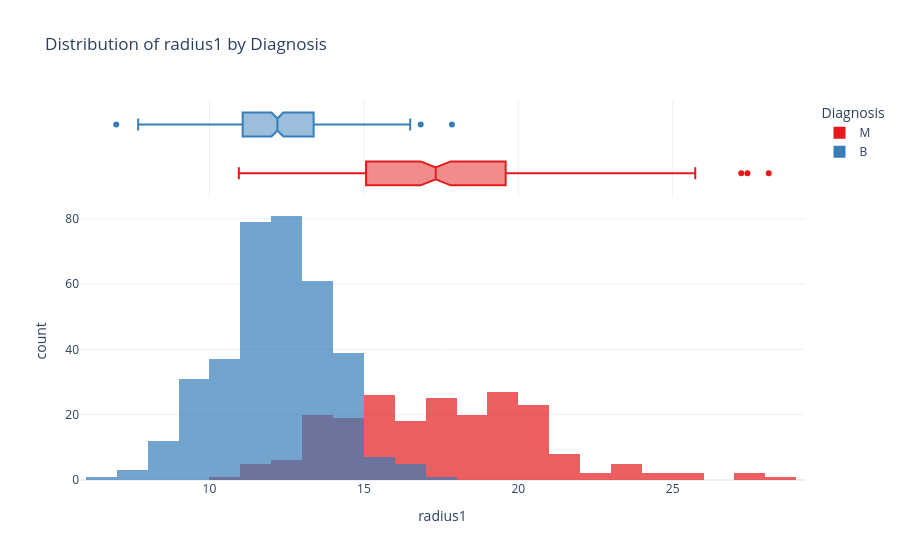
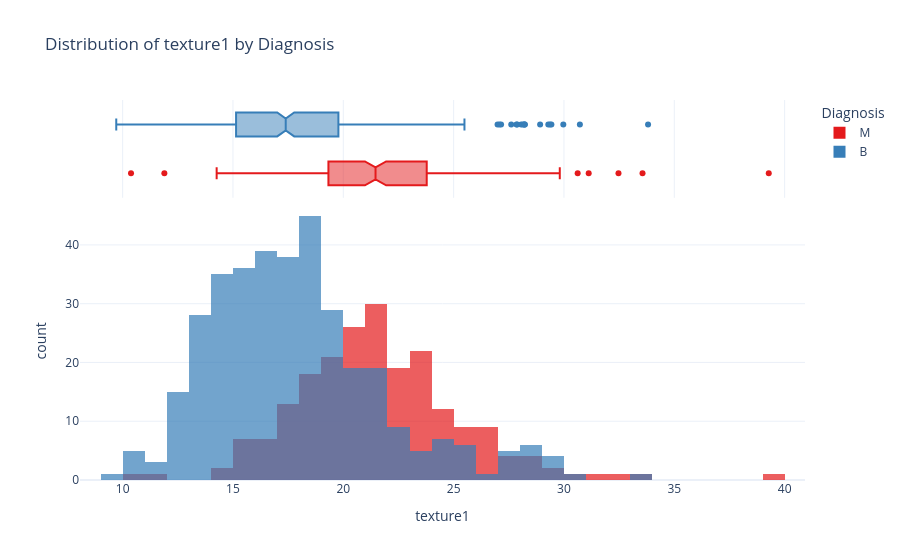
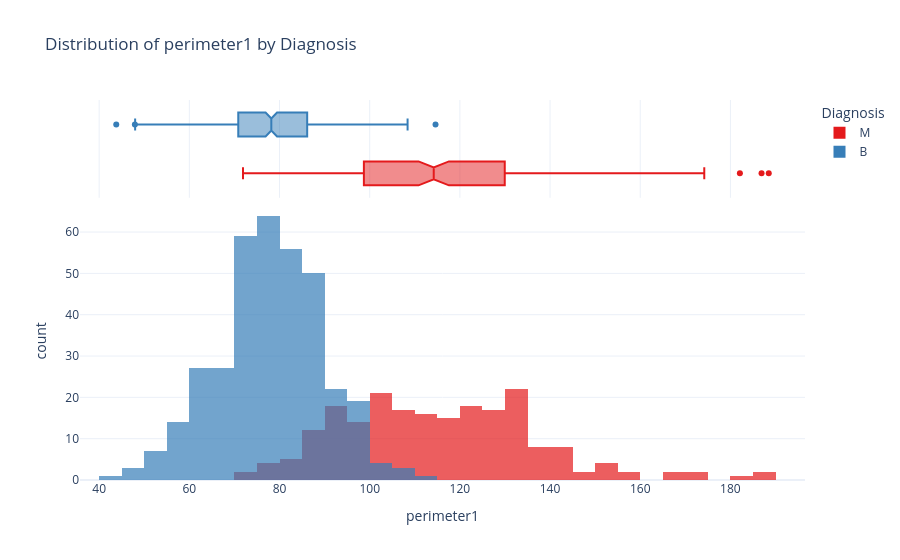
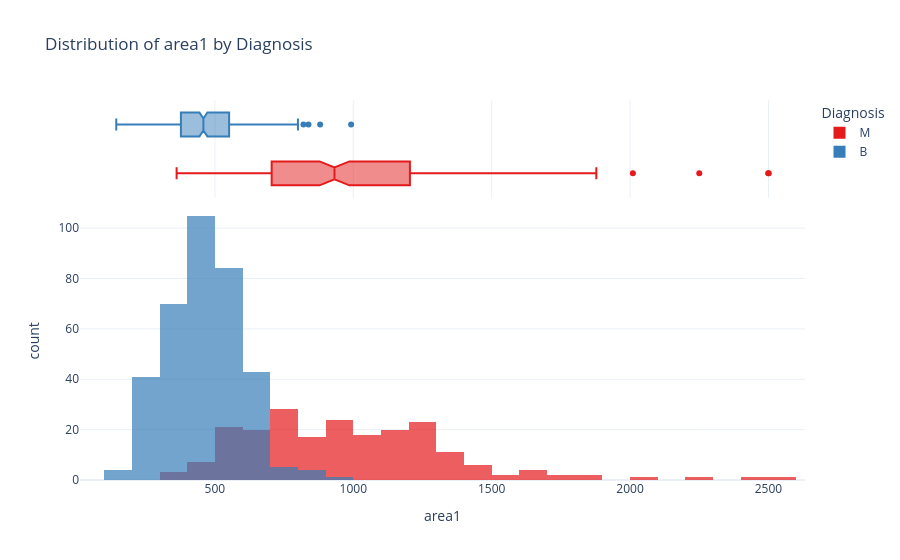

The notebook cell saved with these charts, in order:
### Code cell
features = [
    "radius1",
    "texture1",
    "perimeter1",
    "area1",
    "smoothness1",
    "compactness1",
    "concavity1",
    "concave_points1",
    "symmetry1",
    "fractal_dimension1"
]

for feature in features:
    fig = px.histogram(
        df,
        x=feature,
        color="Diagnosis",
        marginal="box",
        barmode="overlay",
        opacity=0.7,
        title=f"Distribution of {feature} by Diagnosis",
        color_discrete_sequence=px.colors.qualitative.Set1
    )

    fig.update_layout(template="plotly_white")
    fig.show()

### Figure 1 — Plotly figure (JSON) as saved in the notebook; plotly's stock layout.template omitted (floating-point values rounded to 4 significant figures; data arrays with more than 128 entries replaced by an {"elided": "..."} marker saying what was removed)
{"data": [{"bingroup": "x", "hovertemplate": "Diagnosis=M<br>radius1=%{x}<br>count=%{y}<extra></extra>", "legendgroup": "M", "marker": {"color": "rgb(228,26,28)", "opacity": 0.7, "pattern": {"shape": ""}}, "name": "M", "orientation": "v", "showlegend": true, "type": "histogram", "x": {"elided": "212 float values"}, "xaxis": "x", "yaxis": "y"}, {"hovertemplate": "Diagnosis=M<br>radius1=%{x}<extra></extra>", "legendgroup": "M", "marker": {"color": "rgb(228,26,28)"}, "name": "M", "notched": true, "showlegend": false, "type": "box", "x": {"elided": "212 float values"}, "xaxis": "x2", "yaxis": "y2"}, {"bingroup": "x", "hovertemplate": "Diagnosis=B<br>radius1=%{x}<br>count=%{y}<extra></extra>", "legendgroup": "B", "marker": {"color": "rgb(55,126,184)", "opacity": 0.7, "pattern": {"shape": ""}}, "name": "B", "orientation": "v", "showlegend": true, "type": "histogram", "x": {"elided": "357 float values"}, "xaxis": "x", "yaxis": "y"}, {"hovertemplate": "Diagnosis=B<br>radius1=%{x}<extra></extra>", "legendgroup": "B", "marker": {"color": "rgb(55,126,184)"}, "name": "B", "notched": true, "showlegend": false, "type": "box", "x": {"elided": "357 float values"}, "xaxis": "x2", "yaxis": "y2"}], "layout": {"barmode": "overlay", "legend": {"title": {"text": "Diagnosis"}, "tracegroupgap": 0}, "title": {"text": "Distribution of radius1 by Diagnosis"}, "xaxis": {"anchor": "y", "domain": [0, 1], "title": {"text": "radius1"}}, "xaxis2": {"anchor": "y2", "domain": [0, 1], "matches": "x", "showgrid": true, "showticklabels": false}, "yaxis": {"anchor": "x", "domain": [0, 0.7326], "title": {"text": "count"}}, "yaxis2": {"anchor": "x2", "domain": [0.7426, 1], "matches": "y2", "showgrid": false, "showline": false, "showticklabels": false, "ticks": ""}}}

### Figure 2 — Plotly figure (JSON) as saved in the notebook; plotly's stock layout.template omitted (floating-point values rounded to 4 significant figures; data arrays with more than 128 entries replaced by an {"elided": "..."} marker saying what was removed)
{"data": [{"bingroup": "x", "hovertemplate": "Diagnosis=M<br>texture1=%{x}<br>count=%{y}<extra></extra>", "legendgroup": "M", "marker": {"color": "rgb(228,26,28)", "opacity": 0.7, "pattern": {"shape": ""}}, "name": "M", "orientation": "v", "showlegend": true, "type": "histogram", "x": {"elided": "212 float values"}, "xaxis": "x", "yaxis": "y"}, {"hovertemplate": "Diagnosis=M<br>texture1=%{x}<extra></extra>", "legendgroup": "M", "marker": {"color": "rgb(228,26,28)"}, "name": "M", "notched": true, "showlegend": false, "type": "box", "x": {"elided": "212 float values"}, "xaxis": "x2", "yaxis": "y2"}, {"bingroup": "x", "hovertemplate": "Diagnosis=B<br>texture1=%{x}<br>count=%{y}<extra></extra>", "legendgroup": "B", "marker": {"color": "rgb(55,126,184)", "opacity": 0.7, "pattern": {"shape": ""}}, "name": "B", "orientation": "v", "showlegend": true, "type": "histogram", "x": {"elided": "357 float values"}, "xaxis": "x", "yaxis": "y"}, {"hovertemplate": "Diagnosis=B<br>texture1=%{x}<extra></extra>", "legendgroup": "B", "marker": {"color": "rgb(55,126,184)"}, "name": "B", "notched": true, "showlegend": false, "type": "box", "x": {"elided": "357 float values"}, "xaxis": "x2", "yaxis": "y2"}], "layout": {"barmode": "overlay", "legend": {"title": {"text": "Diagnosis"}, "tracegroupgap": 0}, "title": {"text": "Distribution of texture1 by Diagnosis"}, "xaxis": {"anchor": "y", "domain": [0, 1], "title": {"text": "texture1"}}, "xaxis2": {"anchor": "y2", "domain": [0, 1], "matches": "x", "showgrid": true, "showticklabels": false}, "yaxis": {"anchor": "x", "domain": [0, 0.7326], "title": {"text": "count"}}, "yaxis2": {"anchor": "x2", "domain": [0.7426, 1], "matches": "y2", "showgrid": false, "showline": false, "showticklabels": false, "ticks": ""}}}

### Figure 3 — Plotly figure (JSON) as saved in the notebook; plotly's stock layout.template omitted (floating-point values rounded to 4 significant figures; data arrays with more than 128 entries replaced by an {"elided": "..."} marker saying what was removed)
{"data": [{"bingroup": "x", "hovertemplate": "Diagnosis=M<br>perimeter1=%{x}<br>count=%{y}<extra></extra>", "legendgroup": "M", "marker": {"color": "rgb(228,26,28)", "opacity": 0.7, "pattern": {"shape": ""}}, "name": "M", "orientation": "v", "showlegend": true, "type": "histogram", "x": {"elided": "212 float values"}, "xaxis": "x", "yaxis": "y"}, {"hovertemplate": "Diagnosis=M<br>perimeter1=%{x}<extra></extra>", "legendgroup": "M", "marker": {"color": "rgb(228,26,28)"}, "name": "M", "notched": true, "showlegend": false, "type": "box", "x": {"elided": "212 float values"}, "xaxis": "x2", "yaxis": "y2"}, {"bingroup": "x", "hovertemplate": "Diagnosis=B<br>perimeter1=%{x}<br>count=%{y}<extra></extra>", "legendgroup": "B", "marker": {"color": "rgb(55,126,184)", "opacity": 0.7, "pattern": {"shape": ""}}, "name": "B", "orientation": "v", "showlegend": true, "type": "histogram", "x": {"elided": "357 float values"}, "xaxis": "x", "yaxis": "y"}, {"hovertemplate": "Diagnosis=B<br>perimeter1=%{x}<extra></extra>", "legendgroup": "B", "marker": {"color": "rgb(55,126,184)"}, "name": "B", "notched": true, "showlegend": false, "type": "box", "x": {"elided": "357 float values"}, "xaxis": "x2", "yaxis": "y2"}], "layout": {"barmode": "overlay", "legend": {"title": {"text": "Diagnosis"}, "tracegroupgap": 0}, "title": {"text": "Distribution of perimeter1 by Diagnosis"}, "xaxis": {"anchor": "y", "domain": [0, 1], "title": {"text": "perimeter1"}}, "xaxis2": {"anchor": "y2", "domain": [0, 1], "matches": "x", "showgrid": true, "showticklabels": false}, "yaxis": {"anchor": "x", "domain": [0, 0.7326], "title": {"text": "count"}}, "yaxis2": {"anchor": "x2", "domain": [0.7426, 1], "matches": "y2", "showgrid": false, "showline": false, "showticklabels": false, "ticks": ""}}}

### Figure 4 — Plotly figure (JSON) as saved in the notebook; plotly's stock layout.template omitted (floating-point values rounded to 4 significant figures; data arrays with more than 128 entries replaced by an {"elided": "..."} marker saying what was removed)
{"data": [{"bingroup": "x", "hovertemplate": "Diagnosis=M<br>area1=%{x}<br>count=%{y}<extra></extra>", "legendgroup": "M", "marker": {"color": "rgb(228,26,28)", "opacity": 0.7, "pattern": {"shape": ""}}, "name": "M", "orientation": "v", "showlegend": true, "type": "histogram", "x": {"elided": "212 float values"}, "xaxis": "x", "yaxis": "y"}, {"hovertemplate": "Diagnosis=M<br>area1=%{x}<extra></extra>", "legendgroup": "M", "marker": {"color": "rgb(228,26,28)"}, "name": "M", "notched": true, "showlegend": false, "type": "box", "x": {"elided": "212 float values"}, "xaxis": "x2", "yaxis": "y2"}, {"bingroup": "x", "hovertemplate": "Diagnosis=B<br>area1=%{x}<br>count=%{y}<extra></extra>", "legendgroup": "B", "marker": {"color": "rgb(55,126,184)", "opacity": 0.7, "pattern": {"shape": ""}}, "name": "B", "orientation": "v", "showlegend": true, "type": "histogram", "x": {"elided": "357 float values"}, "xaxis": "x", "yaxis": "y"}, {"hovertemplate": "Diagnosis=B<br>area1=%{x}<extra></extra>", "legendgroup": "B", "marker": {"color": "rgb(55,126,184)"}, "name": "B", "notched": true, "showlegend": false, "type": "box", "x": {"elided": "357 float values"}, "xaxis": "x2", "yaxis": "y2"}], "layout": {"barmode": "overlay", "legend": {"title": {"text": "Diagnosis"}, "tracegroupgap": 0}, "title": {"text": "Distribution of area1 by Diagnosis"}, "xaxis": {"anchor": "y", "domain": [0, 1], "title": {"text": "area1"}}, "xaxis2": {"anchor": "y2", "domain": [0, 1], "matches": "x", "showgrid": true, "showticklabels": false}, "yaxis": {"anchor": "x", "domain": [0, 0.7326], "title": {"text": "count"}}, "yaxis2": {"anchor": "x2", "domain": [0.7426, 1], "matches": "y2", "showgrid": false, "showline": false, "showticklabels": false, "ticks": ""}}}
